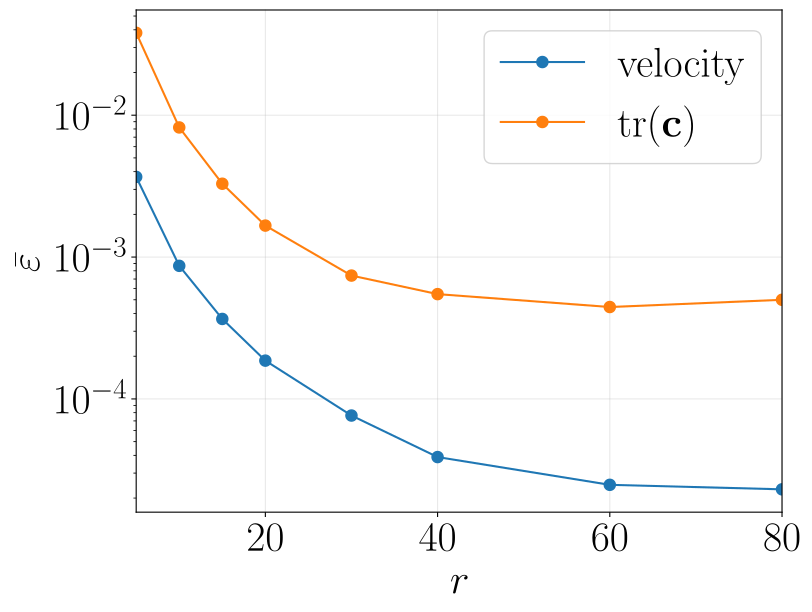

This figure's Python source:
"""Figure 12: ROM error convergence with POD modes, time-dependent case.

Reproduces Figure 12 of the extrudate-swell ROM paper: the time-averaged mean
relative l2 error over the test set as a function of the number of retained POD
modes, for the velocity field and the trace of the conformation tensor, in the
transient (lambda, beta, t) problem. For each mode count the POD is truncated to
that many modes (POD.compute_basis(nmodes=...)), the GPR surrogate retrained and
the test snapshots reconstructed, and the mean relative error recorded.

The convergence table is cached in mean_error_conv_time_2p.txt: if it exists the
whole computation is skipped and the figure redrawn from it; otherwise it is
computed from scratch and written.

Run: python figures/figure12.py
"""

import sys
from pathlib import Path

import numpy as np
import matplotlib.pyplot as plt

ROOT = Path(__file__).resolve().parents[1]
sys.path.insert(0, str(ROOT))
from romlab import FOM, POD, OfflinePhase, OnlinePhase  # noqa: E402  (also sets rcParams)

DATA_DIR = ROOT / "data" / "2d" / "lambda-beta-time"
TRAIN_FILES = ["snapshots.txt", "c-trace.txt", "parameters.txt"]  # no mesh_coor2 for this case
TEST_FILES = ["snapshots_test.txt", "c-trace_test.txt", "parameters_test.txt"]
FIELDS = ("velocity", "c-trace")
LABELS = {"velocity": "velocity", "c-trace": r"tr($\mathbf{c}$)"}
COLORS = {"velocity": "#1f77b4", "c-trace": "#ff7f0e"}
PARAM_COLS = [0, 1, 3]  # (lambda, beta, t); col 2 is the fixed alpha
NMODES = [5, 10, 15, 20, 30, 40, 60, 80]  # POD mode counts to sweep
CACHE = Path(__file__).resolve().parent / "mean_error_conv_time_2p.txt"


def style():
    """Undo romlab's global rcParams; serif LaTeX to match figure9."""
    plt.rcParams.update({
        "font.size": 30, "text.usetex": True, "font.family": "serif",
        "font.weight": "light", "lines.linewidth": 1.5, "legend.fontsize": 30,
        "axes.labelsize": 30, "legend.loc": "best", "lines.markersize": 8,
        "legend.frameon": True,
    })


def compute_convergence():
    """Sweep the number of POD modes; return (modes, {field: mean test errors})."""
    fom = FOM(DATA_DIR, TRAIN_FILES, TEST_FILES, param_cols=PARAM_COLS, fields=FIELDS, seed=42)
    fom.info()

    errors = {f: [] for f in FIELDS}
    for r in NMODES:
        pod = POD(fom, centering=True, eps=1e-5)
        pod.compute_basis(nmodes=r)  # force exactly r modes per field
        offline = OfflinePhase(fom, pod, x_scaler="minmax")
        offline.train_rom()
        online = OnlinePhase(fom, pod, offline)
        online.reconstruct_sol()
        for f in FIELDS:
            errors[f].append(online.mean_errors[f])
        print(f"r={r:2d}: " + ", ".join(f"{f}={online.mean_errors[f]:.3e}" for f in FIELDS))

    return np.array(NMODES), {f: np.array(errors[f]) for f in FIELDS}


def save_cache(modes, errors):
    data = np.column_stack([modes, *(errors[f] for f in FIELDS)])
    np.savetxt(CACHE, data, fmt=["%d", *["%.8e"] * len(FIELDS)],
               header="r  " + "  ".join(FIELDS))


def load_cache():
    data = np.atleast_2d(np.loadtxt(CACHE))
    modes = data[:, 0].astype(int)
    return modes, {f: data[:, i + 1] for i, f in enumerate(FIELDS)}


def main():
    plt.switch_backend("TkAgg")  # ensure an interactive backend to show the figure
    style()

    if CACHE.exists():
        print(f"Reusing cached convergence, skipping computation: {CACHE}")
        modes, errors = load_cache()
    else:
        modes, errors = compute_convergence()
        save_cache(modes, errors)
        print(f"Saved convergence: {CACHE}")

    fig, ax = plt.subplots(figsize=(8, 6), constrained_layout=True)
    for field in FIELDS:
        ax.semilogy(modes, errors[field], "o-", color=COLORS[field], label=LABELS[field])

    ax.set(xlabel="$r$", ylabel=r"$\bar{\varepsilon}$")
    ax.set_xticks([20, 40, 60, 80])
    ax.set_xlim(modes[0], modes[-1])
    ax.grid(True, alpha=0.3)
    ax.legend()

    plt.savefig(Path(__file__).resolve().parent / "figure12.pdf", bbox_inches="tight")
    plt.show()


if __name__ == "__main__":
    main()
